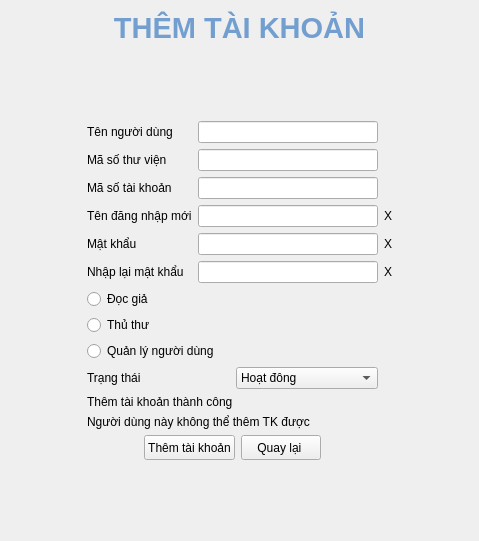
        <widget class="QWidget" name="addAccount">
         <layout class="QGridLayout" name="gridLayout_15">
          <item row="2" column="1">
           <widget class="QWidget" name="addAccount_Form" native="true">
            <layout class="QGridLayout" name="gridLayout_16">
             <property name="leftMargin">
              <number>30</number>
             </property>
             <property name="topMargin">
              <number>30</number>
             </property>
             <property name="rightMargin">
              <number>30</number>
             </property>
             <property name="bottomMargin">
              <number>30</number>
             </property>
             <item row="5" column="1">
              <widget class="QLabel" name="addAccount_pwLabel">
               <property name="text">
                <string>X</string>
               </property>
              </widget>
             </item>
             <item row="8" column="0">
              <layout class="QHBoxLayout" name="horizontalLayout_52">
               <property name="topMargin">
                <number>0</number>
               </property>
               <item>
                <widget class="QLabel" name="label_58">
                 <property name="text">
                  <string>Trạng thái</string>
                 </property>
                </widget>
               </item>
               <item>
                <widget class="QComboBox" name="addAccount_role">
                 <property name="currentIndex">
                  <number>1</number>
                 </property>
                 <item>
                  <property name="text">
                   <string/>
                  </property>
                 </item>
                 <item>
                  <property name="text">
                   <string>Hoạt đông</string>
                  </property>
                 </item>
                 <item>
                  <property name="text">
                   <string>Đợi xác thực</string>
                  </property>
                 </item>
                 <item>
                  <property name="text">
                   <string>Khóa</string>
                  </property>
                 </item>
                </widget>
               </item>
              </layout>
             </item>
             <item row="11" column="0">
              <layout class="QHBoxLayout" name="addAccount_addForm">
               <property name="bottomMargin">
                <number>0</number>
               </property>
               <item>
                <spacer name="horizontalSpacer_51">
                 <property name="orientation">
                  <enum>Qt::Horizontal</enum>
                 </property>
                 <property name="sizeHint" stdset="0">
                  <size>
                   <width>40</width>
                   <height>20</height>
                  </size>
                 </property>
                </spacer>
               </item>
               <item>
                <widget class="QPushButton" name="addAccount_addButton">
                 <property name="minimumSize">
                  <size>
                   <width>0</width>
                   <height>25</height>
                  </size>
                 </property>
                 <property name="text">
                  <string>Thêm tài khoản</string>
                 </property>
                </widget>
               </item>
               <item>
                <widget class="QPushButton" name="addAccount_backButton">
                 <property name="minimumSize">
                  <size>
                   <width>0</width>
                   <height>25</height>
                  </size>
                 </property>
                 <property name="text">
                  <string>Quay lại </string>
                 </property>
                </widget>
               </item>
               <item>
                <spacer name="horizontalSpacer_52">
                 <property name="orientation">
                  <enum>Qt::Horizontal</enum>
                 </property>
                 <property name="sizeHint" stdset="0">
                  <size>
                   <width>40</width>
                   <height>20</height>
                  </size>
                 </property>
                </spacer>
               </item>
              </layout>
             </item>
             <item row="6" column="0">
              <layout class="QHBoxLayout" name="addAccount_repwForm">
               <item>
                <widget class="QLabel" name="label_52">
                 <property name="text">
                  <string>Nhập lại mật khẩu</string>
                 </property>
                </widget>
               </item>
               <item>
                <widget class="QLineEdit" name="addAccount_repwLine">
                 <property name="minimumSize">
                  <size>
                   <width>180</width>
                   <height>0</height>
                  </size>
                 </property>
                 <property name="maximumSize">
                  <size>
                   <width>180</width>
                   <height>16777215</height>
                  </size>
                 </property>
                 <property name="echoMode">
                  <enum>QLineEdit::Password</enum>
                 </property>
                </widget>
               </item>
              </layout>
             </item>
             <item row="3" column="0">
              <layout class="QHBoxLayout" name="addAccount_usnForm">
               <item>
                <widget class="QLabel" name="label_50">
                 <property name="text">
                  <string>Tên đăng nhập mới</string>
                 </property>
                </widget>
               </item>
               <item>
                <widget class="QLineEdit" name="addAccount_usnLine">
                 <property name="minimumSize">
                  <size>
                   <width>180</width>
                   <height>0</height>
                  </size>
                 </property>
                 <property name="maximumSize">
                  <size>
                   <width>180</width>
                   <height>16777215</height>
                  </size>
                 </property>
                </widget>
               </item>
              </layout>
             </item>
             <item row="5" column="0">
              <layout class="QHBoxLayout" name="addAccount_pwForm">
               <item>
                <widget class="QLabel" name="label_51">
                 <property name="text">
                  <string>Mật khẩu</string>
                 </property>
                </widget>
               </item>
               <item>
                <widget class="QLineEdit" name="addAccount_pwLine">
                 <property name="minimumSize">
                  <size>
                   <width>180</width>
                   <height>0</height>
                  </size>
                 </property>
                 <property name="maximumSize">
                  <size>
                   <width>180</width>
                   <height>16777215</height>
                  </size>
                 </property>
                 <property name="echoMode">
                  <enum>QLineEdit::Password</enum>
                 </property>
                </widget>
               </item>
              </layout>
             </item>
             <item row="1" column="0">
              <layout class="QHBoxLayout" name="addAccount_lidForm">
               <property name="topMargin">
                <number>0</number>
               </property>
               <item>
                <widget class="QLabel" name="label_53">
                 <property name="text">
                  <string>Mã số thư viện</string>
                 </property>
                </widget>
               </item>
               <item>
                <widget class="QLineEdit" name="addAccount_libID">
                 <property name="minimumSize">
                  <size>
                   <width>180</width>
                   <height>0</height>
                  </size>
                 </property>
                 <property name="maximumSize">
                  <size>
                   <width>180</width>
                   <height>16777215</height>
                  </size>
                 </property>
                 <property name="readOnly">
                  <bool>true</bool>
                 </property>
                </widget>
               </item>
              </layout>
             </item>
             <item row="0" column="0">
              <layout class="QHBoxLayout" name="addAccount_nameForm">
               <property name="topMargin">
                <number>0</number>
               </property>
               <item>
                <widget class="QLabel" name="label_54">
                 <property name="text">
                  <string>Tên người dùng</string>
                 </property>
                </widget>
               </item>
               <item>
                <widget class="QLineEdit" name="addAccount_nameLine">
                 <property name="minimumSize">
                  <size>
                   <width>180</width>
                   <height>0</height>
                  </size>
                 </property>
                 <property name="maximumSize">
                  <size>
                   <width>180</width>
                   <height>16777215</height>
                  </size>
                 </property>
                 <property name="readOnly">
                  <bool>true</bool>
                 </property>
                </widget>
               </item>
              </layout>
             </item>
             <item row="9" column="0">
              <widget class="QLabel" name="addAccount_addLabel">
               <property name="text">
                <string>Thêm tài khoản thành công</string>
               </property>
              </widget>
             </item>
             <item row="7" column="0">
              <layout class="QVBoxLayout" name="verticalLayout_2">
               <property name="topMargin">
                <number>0</number>
               </property>
               <item>
                <widget class="QRadioButton" name="addAccount_reader">
                 <property name="text">
                  <string>Đọc giả</string>
                 </property>
                 <property name="autoExclusive">
                  <bool>false</bool>
                 </property>
                </widget>
               </item>
               <item>
                <widget class="QRadioButton" name="addAccount_librarian">
                 <property name="text">
                  <string>Thủ thư</string>
                 </property>
                 <property name="autoExclusive">
                  <bool>false</bool>
                 </property>
                </widget>
               </item>
               <item>
                <widget class="QRadioButton" name="addAccount_usermanager">
                 <property name="text">
                  <string>Quản lý người dùng</string>
                 </property>
                 <property name="autoExclusive">
                  <bool>false</bool>
                 </property>
                </widget>
               </item>
              </layout>
             </item>
             <item row="3" column="1">
              <widget class="QLabel" name="addAccount_usnLabel">
               <property name="text">
                <string>X</string>
               </property>
              </widget>
             </item>
             <item row="6" column="1">
              <widget class="QLabel" name="addAccount_repwLabel_2">
               <property name="text">
                <string>X</string>
               </property>
              </widget>
             </item>
             <item row="10" column="0">
              <widget class="QLabel" name="addAccount_failLabel">
               <property name="text">
                <string>Người dùng này không thể thêm TK được</string>
               </property>
              </widget>
             </item>
             <item row="2" column="0">
              <layout class="QHBoxLayout" name="horizontalLayout_51">
               <property name="topMargin">
                <number>0</number>
               </property>
               <item>
                <widget class="QLabel" name="label_12">
                 <property name="text">
                  <string>Mã số tài khoản</string>
                 </property>
                </widget>
               </item>
               <item>
                <widget class="QLineEdit" name="addAccount_ALine">
                 <property name="minimumSize">
                  <size>
                   <width>180</width>
                   <height>0</height>
                  </size>
                 </property>
                 <property name="maximumSize">
                  <size>
                   <width>180</width>
                   <height>16777215</height>
                  </size>
                 </property>
                 <property name="readOnly">
                  <bool>true</bool>
                 </property>
                </widget>
               </item>
              </layout>
             </item>
            </layout>
           </widget>
          </item>
          <item row="0" column="0" colspan="3">
           <widget class="QLabel" name="label_36">
            <property name="text">
             <string>&lt;html&gt;&lt;head/&gt;&lt;body&gt;&lt;p align=&quot;center&quot;&gt;&lt;span style=&quot; font-size:22pt; font-weight:600; color:#729fcf;&quot;&gt;THÊM TÀI KHOẢN&lt;/span&gt;&lt;/p&gt;&lt;/body&gt;&lt;/html&gt;</string>
            </property>
           </widget>
          </item>
          <item row="3" column="1">
           <spacer name="verticalSpacer_3">
            <property name="orientation">
             <enum>Qt::Vertical</enum>
            </property>
            <property name="sizeHint" stdset="0">
             <size>
              <width>20</width>
              <height>40</height>
             </size>
            </property>
           </spacer>
          </item>
          <item row="1" column="0">
           <spacer name="verticalSpacer_4">
            <property name="orientation">
             <enum>Qt::Vertical</enum>
            </property>
            <property name="sizeHint" stdset="0">
             <size>
              <width>20</width>
              <height>40</height>
             </size>
            </property>
           </spacer>
          </item>
          <item row="2" column="0">
           <spacer name="horizontalSpacer_33">
            <property name="orientation">
             <enum>Qt::Horizontal</enum>
            </property>
            <property name="sizeHint" stdset="0">
             <size>
              <width>40</width>
              <height>20</height>
             </size>
            </property>
           </spacer>
          </item>
          <item row="2" column="2">
           <spacer name="horizontalSpacer_40">
            <property name="orientation">
             <enum>Qt::Horizontal</enum>
            </property>
            <property name="sizeHint" stdset="0">
             <size>
              <width>40</width>
              <height>20</height>
             </size>
            </property>
           </spacer>
          </item>
         </layout>
        </widget>
